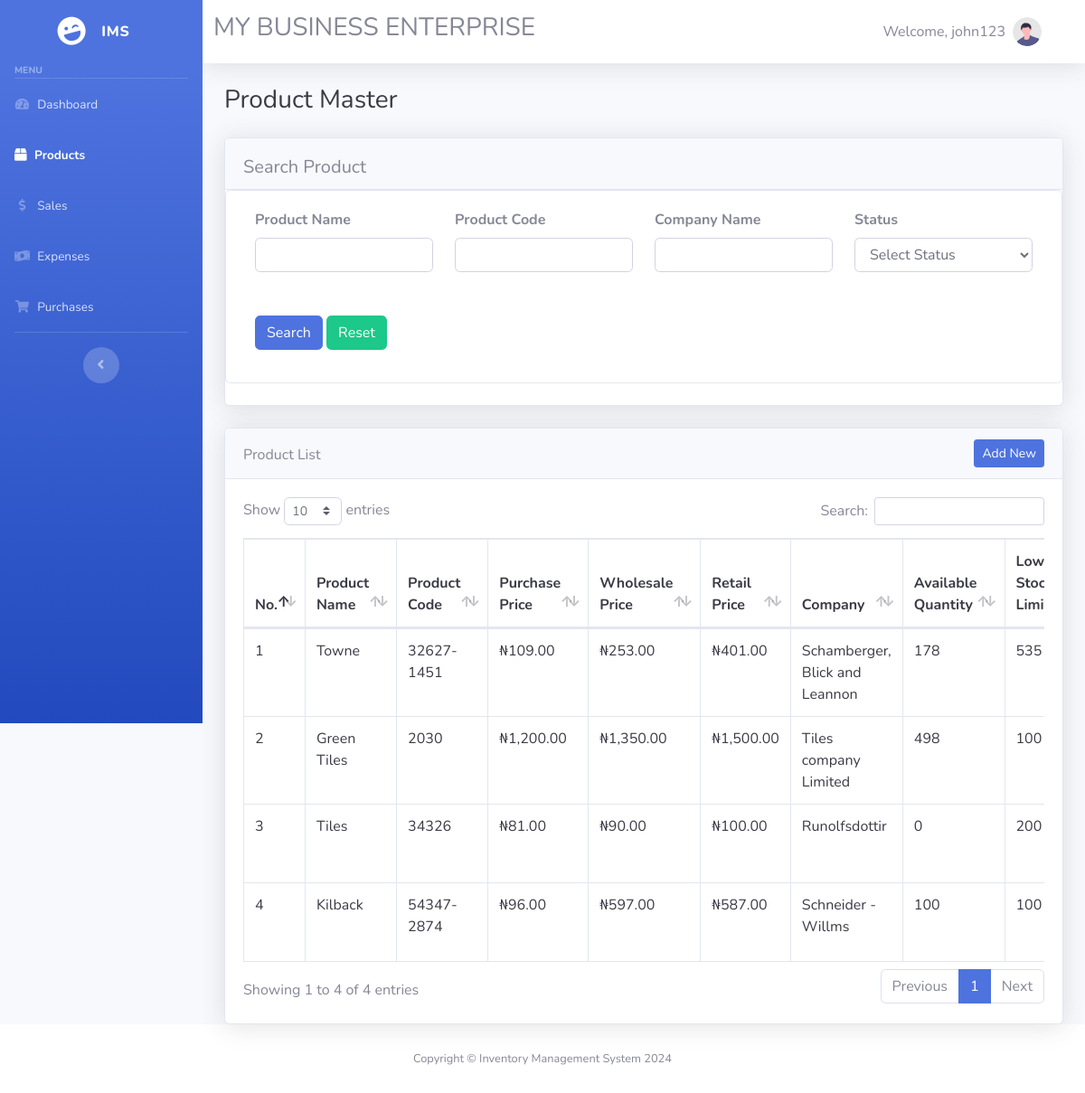
Screenshot of /product_master (signed in) with the database file from the repository.
### tables this page shows
CREATE TABLE IF NOT EXISTS `product` (
  `id` int NOT NULL AUTO_INCREMENT,
  `date` datetime NOT NULL DEFAULT CURRENT_TIMESTAMP,
  `product_name` varchar(255) NOT NULL,
  `product_code` varchar(100) DEFAULT NULL,
  `company` varchar(255) DEFAULT NULL,
  `purchase_price` int NOT NULL,
  `sale_price` int NOT NULL,
  `retail_price` int DEFAULT NULL,
  `product_qty` int NOT NULL,
  `threshold` int DEFAULT NULL COMMENT 'Low stock limit',
  PRIMARY KEY (`id`)
);

### pages/product_master.php (the view, shortened to what this page needs)
<?php
include("config/db_conn.php");
?>
<div class="container-fluid">
    <div class="d-sm-flex align-items-center justify-content-between mb-4">
        <h1 class="h3 mb-0 text-gray-900">Product Master</h1>
    </div>
    <div class="card shadow mb-4">
        <div class="card-header">
            <div class="row">
                <div class="col">
                    <h5 class="m-0 mt-2">Search Product</h5>
                </div>
            </div>
        </div>
        <div class="card mb-4 col-12">
            <form id="SearchExpensesForm" method="post">
                <div class="card-body row">
                    <div class="mb-3 form-group col-md-3">
                        <label><b>Product Name</b></label>
                        <input type="text" id="product_name" name="product_name" value="<?= isset($_POST['product_name']) ? $_REQUEST['product_name'] : '' ?>" class="form-control">
                    </div>
                    <div class="mb-3 form-group col-md-3">
                        <label><b>Product Code</b></label>
                        <input type="text" id="product_code" name="product_code" value="<?= isset($_POST['product_code']) ? $_REQUEST['product_code'] : '' ?>" class="form-control">
                    </div>
                    <div class="mb-3 form-group col-md-3">
                        <label><b>Company Name</b></label>
                        <input type="text" id="company_name" name="company_name" value="<?= isset($_POST['company_name']) ? $_REQUEST['company_name'] : '' ?>" class="form-control">
                    </div>
                    <div class="mb-3 form-group col-md-3">
                        <label><b>Status</b></label>
                        <select id="status" name="status" class="form-control">
                            <option value="">Select Status</option>
                        </select>
                    </div>
                    <div class="mt-2 form-group col-md-3">
                        <label><b></b></label> <br>
                        <button type="submit" class="btn btn-primary" name="search">Search</button>
                        <a href="<?= base_url."product_master" ?>" class="btn btn-success">Reset</a>
                    </div>
                </div>
            </form>
        </div>
    </div>
    <div class="card shadow">
        <div class="card-header">
            <div class="row">
                <div class="col">
                    <h6 class="m-0 mt-2">Product List</h6>
                </div>
                <div class="col-auto">
                    <button class="btn btn-primary btn-sm add-btn" data-bs-toggle="modal" data-bs-target="#add_product_modal">Add New</button>
                </div>
            </div>
        </div>
        <div class="card-body">
            <div class="table-responsive">
                <table class="table table-bordered text-gray-900" id="dataTable">
                    <thead>
                        <tr>
                            <th>No.</th>
                            <th>Product Name</th>
                            <th>Product Code</th>
                            <th>Purchase Price</th>
                            <th>Wholesale Price</th>
                            <th>Retail Price</th>
                            <th>Company</th>
                            <th>Available Quantity</th>
                            <th>Low Stock Limit</th>
                        </tr>
                    </thead>
                    <tbody>
                        <?php
                            if (isset($_POST['search'])) {
                                $conditions = [];
                                $params = [];
                                $types = "";
                                if (!empty($_POST['product_name'])) {
                                    $conditions[] = "product_name LIKE ?";
                                    $params[] = "%" . $_POST['product_name']. "%";
                                    $types .= "s";
                                }
                                if (!empty($_POST['product_code'])) {
                                    $conditions[] = "product_code LIKE ?";
                                    $params[] = "%" . $_POST['product_code']. "%";
                                    $types .= "s";
                                }
                                if (!empty($_POST['company_name'])) {
                                    $conditions[] = "company LIKE ?";
                                    $params[] = "%" . $_POST['company_name']. "%";
                                    $types .= "s";
                                }
                                $sql = "SELECT *, product.id as product_id FROM product";
                                if (!empty($conditions)) {
                                    $sql .= " WHERE " . implode(" AND ", $conditions);
                                }
                                $stmt = $conn->prepare($sql);
                                if (!empty($params)) {
                                    $stmt->bind_param($types, ...$params);
                                }
                                $stmt->execute();
                                $result = $stmt->get_result();
                            } else {
                                $stmt = $conn->prepare("SELECT *, product.id as product_id FROM product");
                                $stmt->execute();
                                $result = $stmt->get_result();
                            }
                        ?>
                        <?php
                            if ($result->num_rows > 0) {
                                $num = 1;
                                foreach ($result as $row) {
                        ?>
                                <tr>
                                    <td><?= $num; ?></td>
                                    <td><?= $row['product_name']; ?></td>
                                    <td><?= $row['product_code']; ?></td>
                                    <td>&#8358;<?= number_format($row['purchase_price'], 2); ?></td>
                                    <td>&#8358;<?= number_format($row['sale_price'], 2); ?></td>
                                    <td>&#8358;<?= number_format($row['retail_price'], 2); ?></td>
                                    <td><?= $row['company']; ?></td>
                                    <td><?= $row['product_qty']; ?></td>
                                    <td><?= $row['threshold']; ?></td>
                                </tr>
                        <?php
                                    $num++;
                                }
                            }
                        ?>
                    </tbody>
                </table>
            </div>
        </div>
    </div>
</div>

### rows the page displays
product: product_name "Towne", product_code "32627-1451", purchase_price "109.00", sale_price "253.00", retail_price "401.00", company "Schamberger, Blick and Leannon", product_qty "178", threshold "535"
product: product_name "Green Tiles", product_code "2030", purchase_price "1,200.00", sale_price "1,350.00", retail_price "1,500.00", company "Tiles company Limited", product_qty "498", threshold "100"
product: product_name "Tiles", product_code "34326", purchase_price "81.00", sale_price "90.00", retail_price "100.00", company "Runolfsdottir", product_qty "0", threshold "200"
product: product_name "Kilback", product_code "54347-2874", purchase_price "96.00", sale_price "597.00", retail_price "587.00", company "Schneider - Willms", product_qty "100", threshold "100"

### other values shown
$_SESSION["business_name"] "MY BUSINESS ENTERPRISE"
$_SESSION["username"] "john123"
